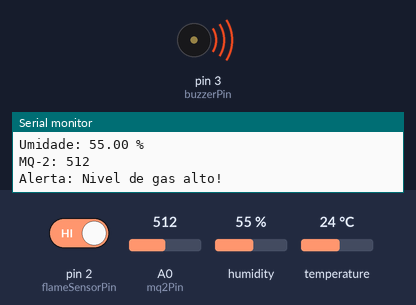
This sketch was run on a simulated Arduino Uno, built with avr-gcc and run on an emulated ATmega328P. Shown: buzzer (waves = sounding), the last lines printed to the serial monitor. The inputs (shaded band) are chosen by the test bench; at power-on: A0 (mq2Pin) = 512, temperature 24 °C, pin 2 (flameSensorPin) HIGH, humidity 55 %.

Above: at 2.8 s.
2.9 s: A0 (mq2Pin) set to 415
5.6 s: A0 (mq2Pin) set to 391
At 7.1 s:
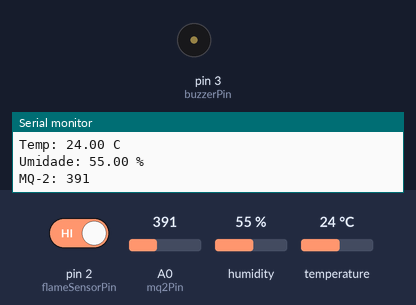
8.3 s: temperature set to 29 °C
11.3 s: temperature set to 32 °C
At 13.4 s:
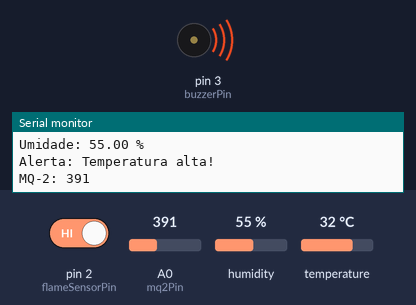
15.7 s: pin 2 (flameSensorPin) driven LOW
At 16.8 s:
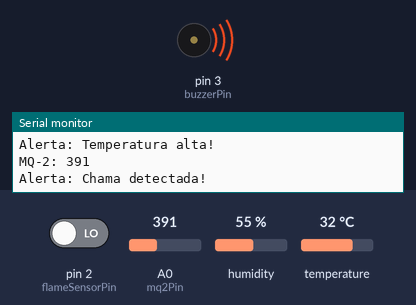
Timing chart, 0 to 18.7 s (numbered marks = the images above; inputs shaded):
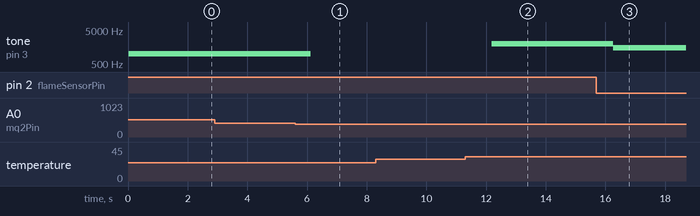

Measured:
- the behaviour switches between 401 and 400 on A0 (mq2Pin) (found by bisection; images 0 and 1)
- the behaviour switches between 30 and 31 °C on temperature (found by bisection; images 1 and 2)
- after the input at 5.6 s, tone on pin 3 (buzzerPin): 1000 Hz → silent after 0.52 s
- after the input at 11.3 s, tone on pin 3 (buzzerPin): silent → 2000 Hz after 0.89 s
- after the input at 15.7 s, tone on pin 3 (buzzerPin): 2000 Hz → 1500 Hz after 0.56 s

The sketch:

sensores.ino
```cpp
#include <Wire.h>
#include <DHT.h>


// Definição dos pinos dos sensores e buzzer
const int mq2Pin = A0;        // Pino do MQ-2
const int flameSensorPin = 2; // Pino do sensor de chama
const int dhtPin = 4;         // Pino de dados do DHT11
const int buzzerPin = 3;      // Pino do buzzer (PWM)

// Limites de alerta
const int gasThreshold = 400;   // Limite do MQ-2 para acionar alerta
const float tempThreshold = 30; // Temperatura limite em °C para acionar alerta

// Configuração do DHT
#define DHTTYPE DHT11
DHT dht(dhtPin, DHTTYPE);

void setup() {
  Serial.begin(9600);

  // Configuração dos pinos
  pinMode(mq2Pin, INPUT);
  pinMode(flameSensorPin, INPUT);
  pinMode(buzzerPin, OUTPUT);

  // Inicialização do sensor DHT11
  dht.begin();
}

void loop() {
  // Leitura do MQ-2
  int mq2Value = analogRead(mq2Pin);

  // Leitura de chama
  int flameValue = digitalRead(flameSensorPin);

  // Leitura do DHT11
  float temperature = dht.readTemperature();
  float humidity = dht.readHumidity();

  // Verifica se os dados do DHT11 são válidos
  if (isnan(temperature) || isnan(humidity)) {
    Serial.println("Erro ao ler o DHT11");
  } else {
    // Exibe temperatura e umidade no Serial Monitor
    Serial.print("Temp: ");
    Serial.print(temperature);
    Serial.println(" C");

    Serial.print("Umidade: ");
    Serial.print(humidity);
    Serial.println(" %");


    // Alerta de temperatura alta
    if (temperature > tempThreshold) {
      tone(buzzerPin, 2000); // Ativa o buzzer com frequência de 2000 Hz
      Serial.println("Alerta: Temperatura alta!");
    }
  }

  // Exibe o valor do gás no monitor serial
  Serial.print("MQ-2: ");
  Serial.println(mq2Value);

  // Alerta de gás
  if (mq2Value > gasThreshold) {
    tone(buzzerPin, 1000); // Ativa o buzzer com frequência de 1000 Hz

    Serial.println("Alerta: Nivel de gas alto!");
  } else {
  }

  // Alerta de chama
  if (flameValue == LOW) {
    tone(buzzerPin, 1500); // Ativa o buzzer com frequência de 1500 Hz
    Serial.println("Alerta: Chama detectada!");
  }

  // Desativa o buzzer se nenhum alerta estiver ativo
  if (mq2Value <= gasThreshold && temperature <= tempThreshold && flameValue != LOW) {
    noTone(buzzerPin); // Desliga o buzzer
  }

  delay(2000); // Atraso antes da próxima leitura
}
```
